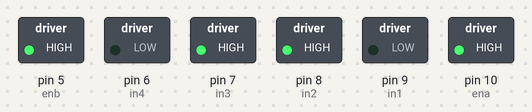
Recording of a sketch running on a simulated Arduino Uno, built with avr-gcc and run on an emulated ATmega328P. On the bench: switched loads named in the sketch (green lamp = pin HIGH).

Above: at 0.1 s.
Timing chart, 0 to 1.6 s (numbered marks = the images above):
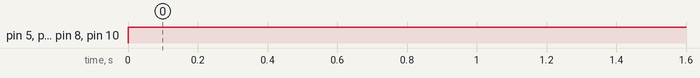

Measured:
- by itself, pin 5 (enb), pin 7 (in3), pin 8 (in2), pin 10 (ena): LOW → HIGH at 0.00 s

The sketch:

Akses_L298N_Arduino.ino
```cpp
/***
Akses L298N
by Jendral Robot
https://jendralrobot.blogspot.com/
***/
#define ena 10
#define in1 9
#define in2 8
#define in3 7
#define in4 6
#define enb 5

void setup()
{
  pinMode(ena, OUTPUT);
  pinMode(enb, OUTPUT);
  pinMode(in1, OUTPUT);
  pinMode(in2, OUTPUT);
  pinMode(in3, OUTPUT);
  pinMode(in4, OUTPUT);
}

void loop()
{
  analogWrite(ena, 255); // Rentang pwm 0 - 255
  digitalWrite(in1, LOW);
  digitalWrite(in2, HIGH);
  analogWrite(enb, 255); // Rentang pwm 0 - 255
  digitalWrite(in3, HIGH);
  digitalWrite(in4, LOW);
}
```
